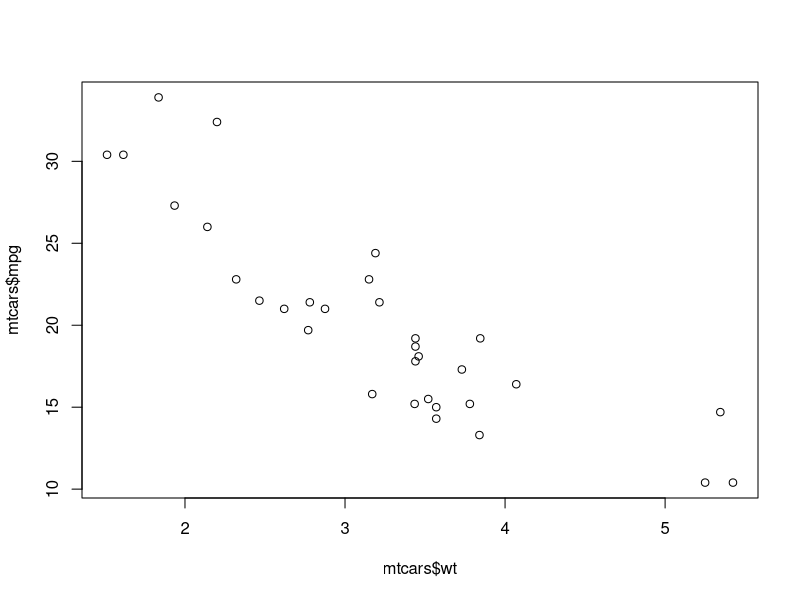
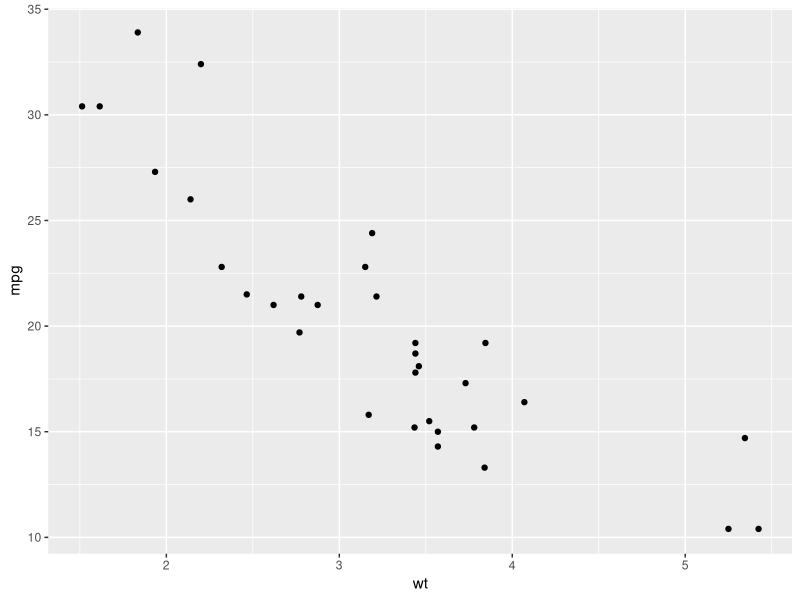
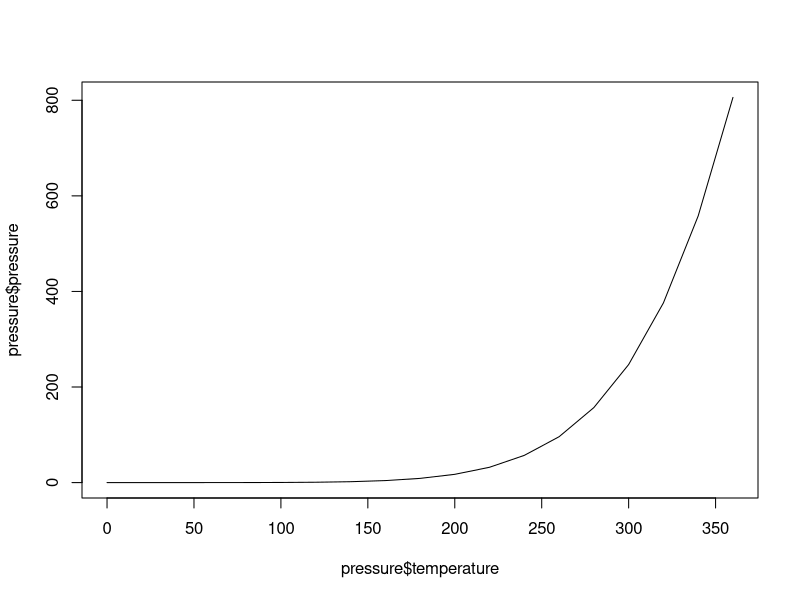
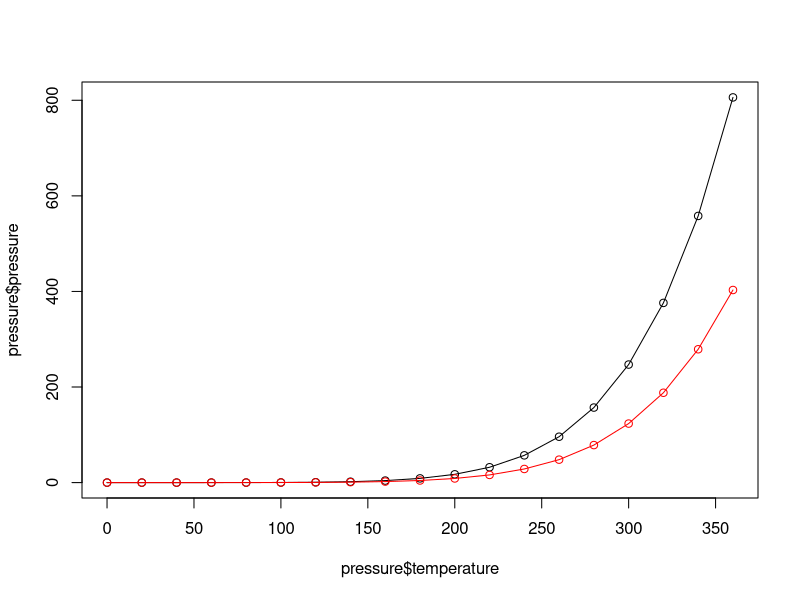
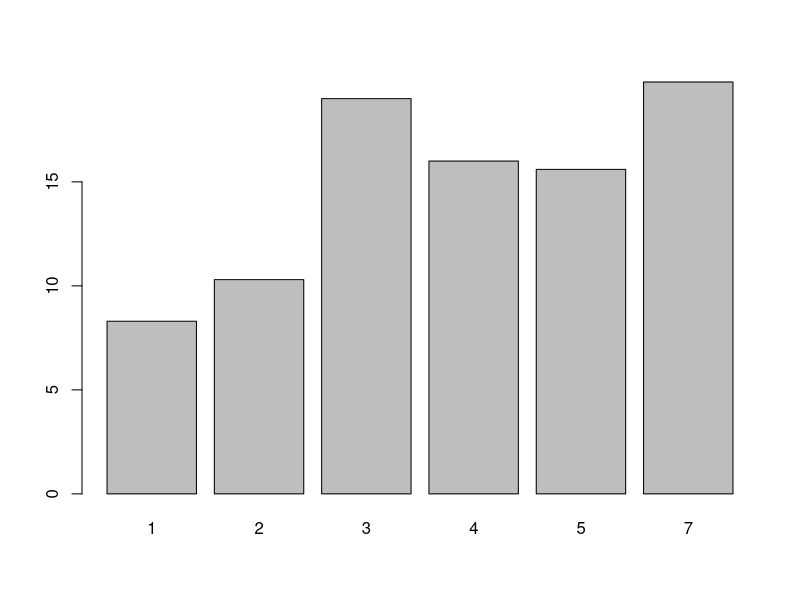
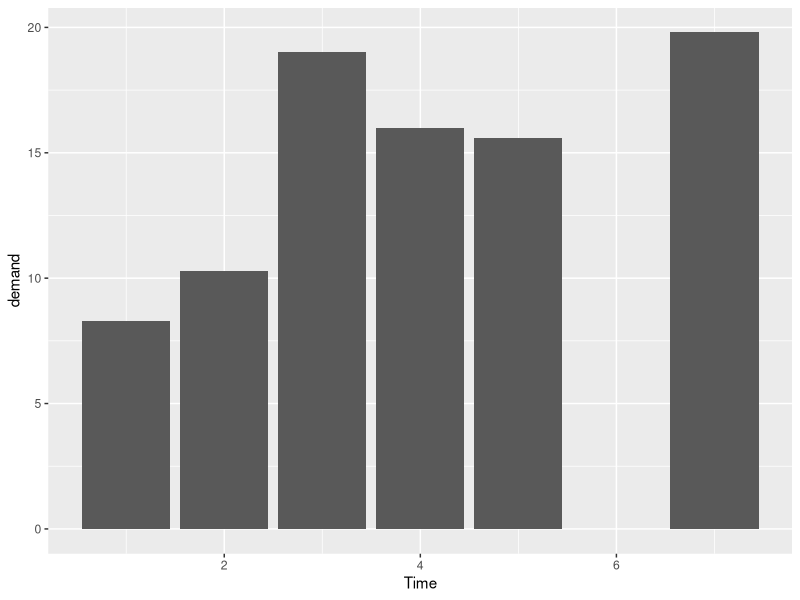
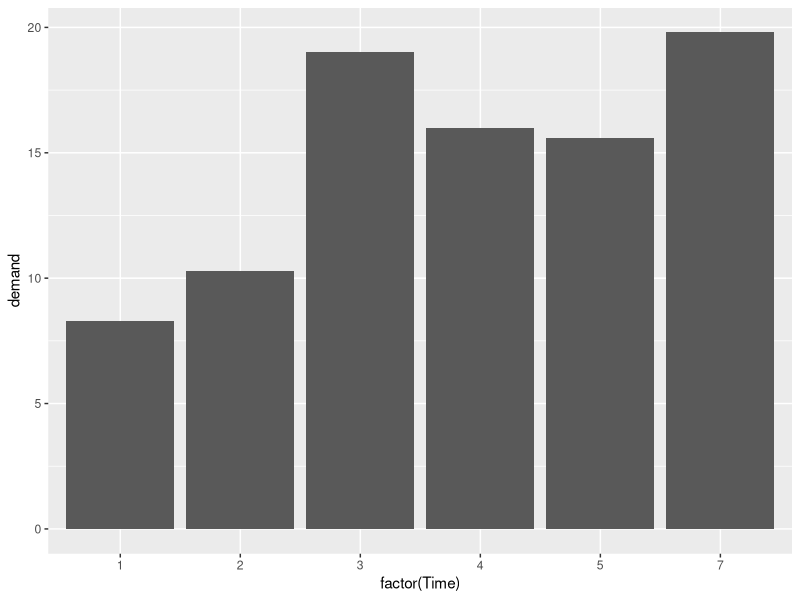
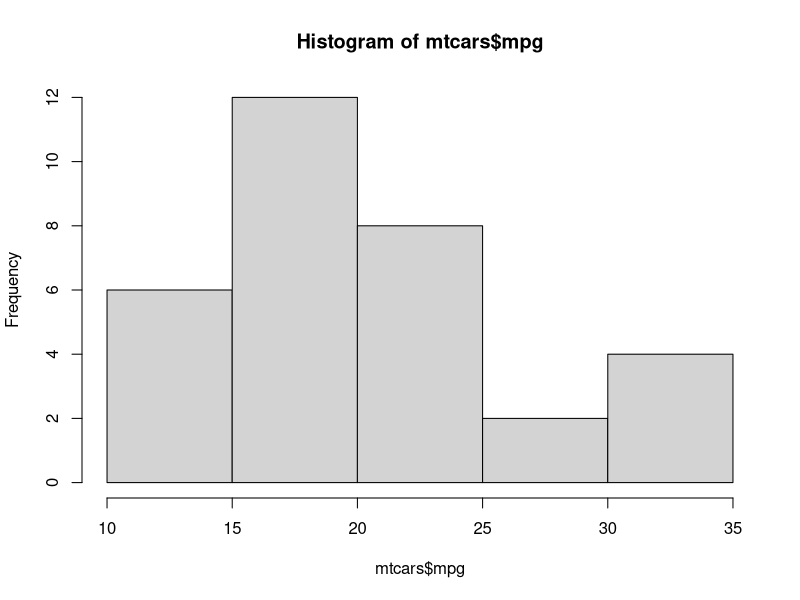

The R script that drew these images, in order:
#This tutorial accompanies Chang (2025) R Graphics Cookbook https://r-graphics.org/

#Chapter 2: Data viz using base R functions
##to install a package
install.packages("ggplot2", "dplyr", "readxl")

##to load a package
library(ggplot2)

##set up your working directory 
setwd("C:/Users/YourName/Documents/ClassData")  #example for a PC
setwd("~/Documents/ClassData")  #example for a Mac

#2.1 Scatter plots 
mtcars  ##this is a sample dataset included with R

#using the base R plot function
plot(  
  mtcars$wt, #defines the x variable, by identifying dataframe and $variable
  mtcars$mpg)  #defines the y variable

#using ggplot
ggplot(   ##this defines the plot space
  data = mtcars, ## this calls the data
  aes(x = wt, y = mpg) ##this maps data to aesthetic properties
  ) + 
  geom_point()  ##this adds the geom_ layer type we want 


#2.2 Line graphs
pressure  ##another sample dataset included with R

#using base R
plot(pressure$temperature, pressure$pressure, type = "l") ##type defines a line chart. to see others, search for plot() in the help window

plot(pressure$temperature, pressure$pressure, type = "l") 
points(pressure$temperature, pressure$pressure) ##calling points immediately after will add them to the plot

lines(pressure$temperature, pressure$pressure/2, col = "red")  ##similarly, this will add lines to the same plot
points(pressure$temperature, pressure$pressure/2, col = "red")


##2.3 Bar graphs
BOD  ##another sample dataset

##using base R
barplot(BOD$demand, names.arg = BOD$Time)  ##first parameter defines data, second defines categories for each bar

##using ggplot
ggplot(BOD, aes(x = Time, y = demand)) +
  geom_col() ##bars are a geom_col type of layer

ggplot(BOD, aes(x = factor(Time), y = demand)) +  ## passing Time through the factor() function will treat it as a category
  geom_col()


#2.4 Histograms
mtcars  ##another sample dataset

##using base R
hist(mtcars$mpg)  ##default
hist(mtcars$mpg, breaks = 20)  ##breaks will change the number of bins in the graph

##using ggplot
ggplot(mtcars, aes(x = mpg)) +
  geom_histogram()

ggplot(mtcars, aes(x = mpg)) +
  geom_histogram(binwidth = .5)
